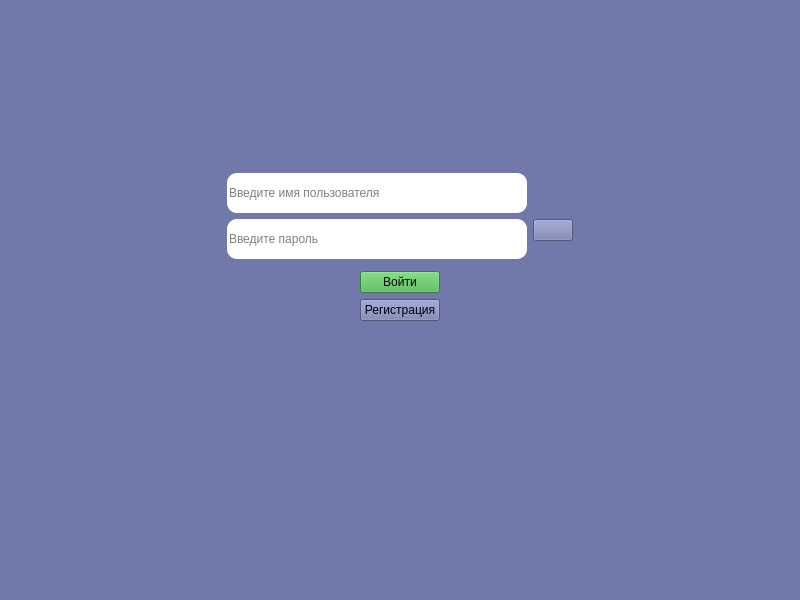
<?xml version="1.0" encoding="UTF-8"?>
<ui version="4.0">
 <class>LoginWindow</class>
 <widget class="QWidget" name="LoginWindow">
  <property name="geometry">
   <rect>
    <x>0</x>
    <y>0</y>
    <width>800</width>
    <height>600</height>
   </rect>
  </property>
  <property name="windowTitle">
   <string>DiaBelka</string>
  </property>
  <property name="styleSheet">
   <string notr="true">background-color: rgb(113, 121, 171);
</string>
  </property>
  <layout class="QVBoxLayout" name="verticalLayout">
   <item>
    <spacer name="verticalSpacer">
     <property name="orientation">
      <enum>Qt::Orientation::Vertical</enum>
     </property>
     <property name="sizeType">
      <enum>QSizePolicy::Policy::Expanding</enum>
     </property>
     <property name="sizeHint" stdset="0">
      <size>
       <width>20</width>
       <height>300</height>
      </size>
     </property>
    </spacer>
   </item>
   <item>
    <layout class="QHBoxLayout" name="horizontalLayout_3">
     <item>
      <spacer name="horizontalSpacer_5">
       <property name="orientation">
        <enum>Qt::Orientation::Horizontal</enum>
       </property>
       <property name="sizeType">
        <enum>QSizePolicy::Policy::Expanding</enum>
       </property>
       <property name="sizeHint" stdset="0">
        <size>
         <width>60</width>
         <height>60</height>
        </size>
       </property>
      </spacer>
     </item>
     <item>
      <layout class="QFormLayout" name="formLayout">
       <item row="0" column="0">
        <widget class="QLineEdit" name="loginEdit">
         <property name="sizePolicy">
          <sizepolicy hsizetype="Preferred" vsizetype="Minimum">
           <horstretch>0</horstretch>
           <verstretch>0</verstretch>
          </sizepolicy>
         </property>
         <property name="minimumSize">
          <size>
           <width>300</width>
           <height>40</height>
          </size>
         </property>
         <property name="maximumSize">
          <size>
           <width>16777214</width>
           <height>40</height>
          </size>
         </property>
         <property name="styleSheet">
          <string notr="true">background-color: rgb(255, 255, 255);
border-radius: 10px;
</string>
         </property>
         <property name="placeholderText">
          <string>Введите имя пользователя</string>
         </property>
        </widget>
       </item>
       <item row="0" column="1">
        <widget class="QWidget" name="widget_3" native="true">
         <property name="sizePolicy">
          <sizepolicy hsizetype="Fixed" vsizetype="Fixed">
           <horstretch>0</horstretch>
           <verstretch>0</verstretch>
          </sizepolicy>
         </property>
        </widget>
       </item>
       <item row="1" column="0">
        <widget class="QLineEdit" name="passwordEdit">
         <property name="sizePolicy">
          <sizepolicy hsizetype="Preferred" vsizetype="Minimum">
           <horstretch>0</horstretch>
           <verstretch>0</verstretch>
          </sizepolicy>
         </property>
         <property name="minimumSize">
          <size>
           <width>300</width>
           <height>40</height>
          </size>
         </property>
         <property name="maximumSize">
          <size>
           <width>16777215</width>
           <height>40</height>
          </size>
         </property>
         <property name="styleSheet">
          <string notr="true">background-color: rgb(255, 255, 255);
border-radius: 10px;
</string>
         </property>
         <property name="echoMode">
          <enum>QLineEdit::EchoMode::Password</enum>
         </property>
         <property name="placeholderText">
          <string>Введите пароль</string>
         </property>
        </widget>
       </item>
       <item row="1" column="1">
        <widget class="QPushButton" name="pokazat">
         <property name="sizePolicy">
          <sizepolicy hsizetype="Fixed" vsizetype="Fixed">
           <horstretch>0</horstretch>
           <verstretch>0</verstretch>
          </sizepolicy>
         </property>
         <property name="styleSheet">
          <string notr="true">image: url(:/new/prefix1/Изображения/диплом фотки/eye.png);</string>
         </property>
         <property name="text">
          <string/>
         </property>
        </widget>
       </item>
      </layout>
     </item>
     <item>
      <spacer name="horizontalSpacer_6">
       <property name="orientation">
        <enum>Qt::Orientation::Horizontal</enum>
       </property>
       <property name="sizeType">
        <enum>QSizePolicy::Policy::Expanding</enum>
       </property>
       <property name="sizeHint" stdset="0">
        <size>
         <width>40</width>
         <height>50</height>
        </size>
       </property>
      </spacer>
     </item>
    </layout>
   </item>
   <item>
    <widget class="QWidget" name="widget_2" native="true">
     <property name="sizePolicy">
      <sizepolicy hsizetype="Fixed" vsizetype="Fixed">
       <horstretch>0</horstretch>
       <verstretch>0</verstretch>
      </sizepolicy>
     </property>
    </widget>
   </item>
   <item>
    <layout class="QHBoxLayout" name="horizontalLayout">
     <item>
      <spacer name="horizontalSpacer">
       <property name="orientation">
        <enum>Qt::Orientation::Horizontal</enum>
       </property>
       <property name="sizeHint" stdset="0">
        <size>
         <width>40</width>
         <height>20</height>
        </size>
       </property>
      </spacer>
     </item>
     <item>
      <widget class="QPushButton" name="vhod">
       <property name="sizePolicy">
        <sizepolicy hsizetype="Fixed" vsizetype="Fixed">
         <horstretch>0</horstretch>
         <verstretch>0</verstretch>
        </sizepolicy>
       </property>
       <property name="styleSheet">
        <string notr="true">QPushButton{ background-color: rgb(76, 175, 80);
color: black;}</string>
       </property>
       <property name="text">
        <string>Войти</string>
       </property>
      </widget>
     </item>
     <item>
      <spacer name="horizontalSpacer_2">
       <property name="orientation">
        <enum>Qt::Orientation::Horizontal</enum>
       </property>
       <property name="sizeHint" stdset="0">
        <size>
         <width>40</width>
         <height>20</height>
        </size>
       </property>
      </spacer>
     </item>
    </layout>
   </item>
   <item>
    <layout class="QHBoxLayout" name="horizontalLayout_2">
     <item>
      <spacer name="horizontalSpacer_3">
       <property name="orientation">
        <enum>Qt::Orientation::Horizontal</enum>
       </property>
       <property name="sizeHint" stdset="0">
        <size>
         <width>40</width>
         <height>20</height>
        </size>
       </property>
      </spacer>
     </item>
     <item>
      <widget class="QPushButton" name="registerButton">
       <property name="sizePolicy">
        <sizepolicy hsizetype="Fixed" vsizetype="Fixed">
         <horstretch>0</horstretch>
         <verstretch>0</verstretch>
        </sizepolicy>
       </property>
       <property name="text">
        <string>Регистрация</string>
       </property>
      </widget>
     </item>
     <item>
      <spacer name="horizontalSpacer_4">
       <property name="orientation">
        <enum>Qt::Orientation::Horizontal</enum>
       </property>
       <property name="sizeHint" stdset="0">
        <size>
         <width>40</width>
         <height>20</height>
        </size>
       </property>
      </spacer>
     </item>
    </layout>
   </item>
   <item>
    <layout class="QHBoxLayout" name="horizontalLayout_4">
     <item>
      <spacer name="horizontalSpacer_7">
       <property name="orientation">
        <enum>Qt::Orientation::Horizontal</enum>
       </property>
       <property name="sizeHint" stdset="0">
        <size>
         <width>40</width>
         <height>20</height>
        </size>
       </property>
      </spacer>
     </item>
     <item>
      <widget class="QWidget" name="widget" native="true">
       <property name="minimumSize">
        <size>
         <width>300</width>
         <height>100</height>
        </size>
       </property>
       <property name="styleSheet">
        <string notr="true">image: url(:/new/prefix3/IMG_4398-removebg-preview.png);</string>
       </property>
      </widget>
     </item>
     <item>
      <spacer name="horizontalSpacer_8">
       <property name="orientation">
        <enum>Qt::Orientation::Horizontal</enum>
       </property>
       <property name="sizeHint" stdset="0">
        <size>
         <width>40</width>
         <height>20</height>
        </size>
       </property>
      </spacer>
     </item>
    </layout>
   </item>
   <item>
    <spacer name="verticalSpacer_2">
     <property name="orientation">
      <enum>Qt::Orientation::Vertical</enum>
     </property>
     <property name="sizeType">
      <enum>QSizePolicy::Policy::Expanding</enum>
     </property>
     <property name="sizeHint" stdset="0">
      <size>
       <width>20</width>
       <height>300</height>
      </size>
     </property>
    </spacer>
   </item>
  </layout>
 </widget>
 <resources/>
 <connections/>
</ui>
